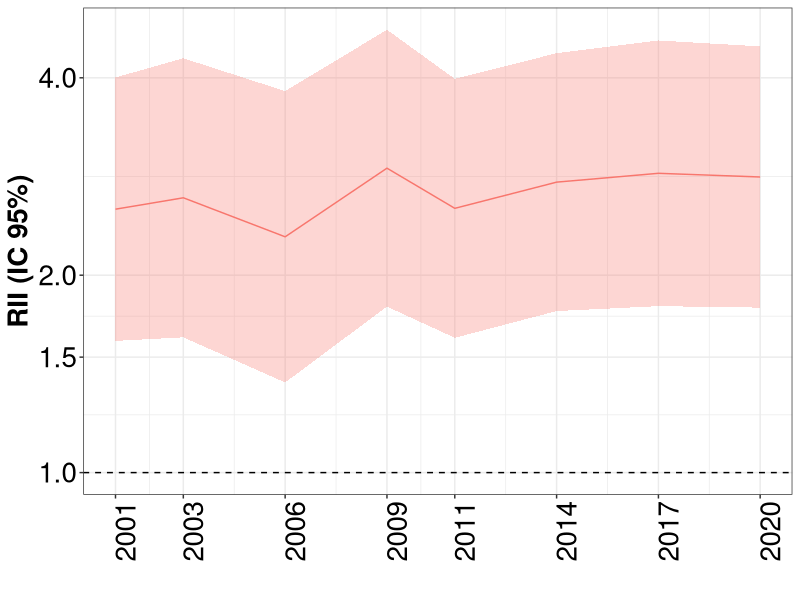
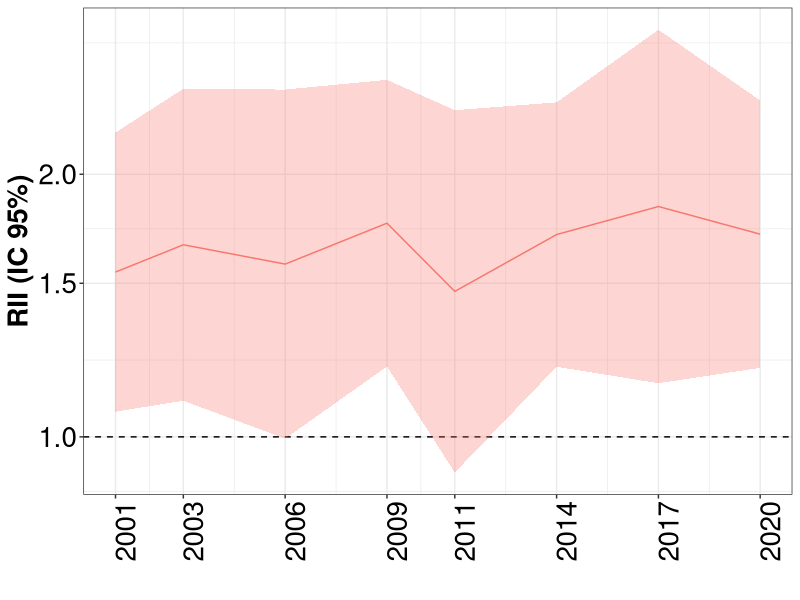
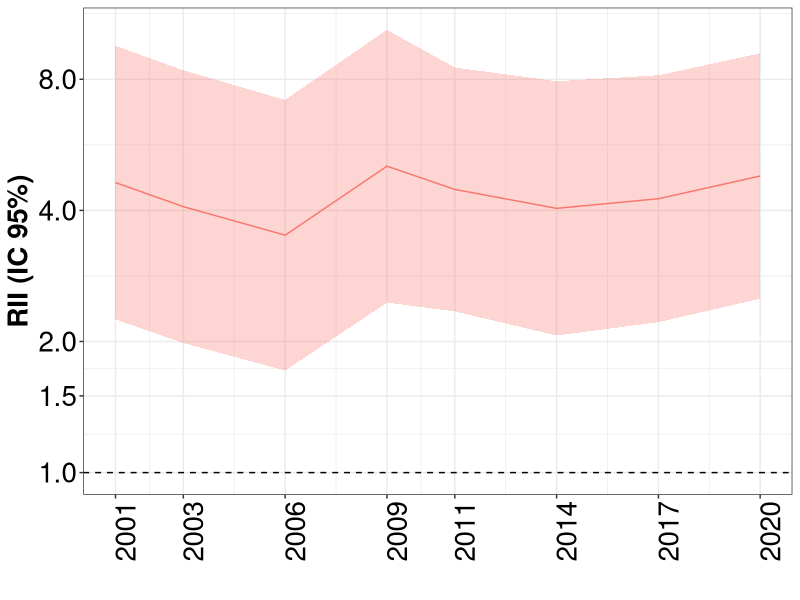
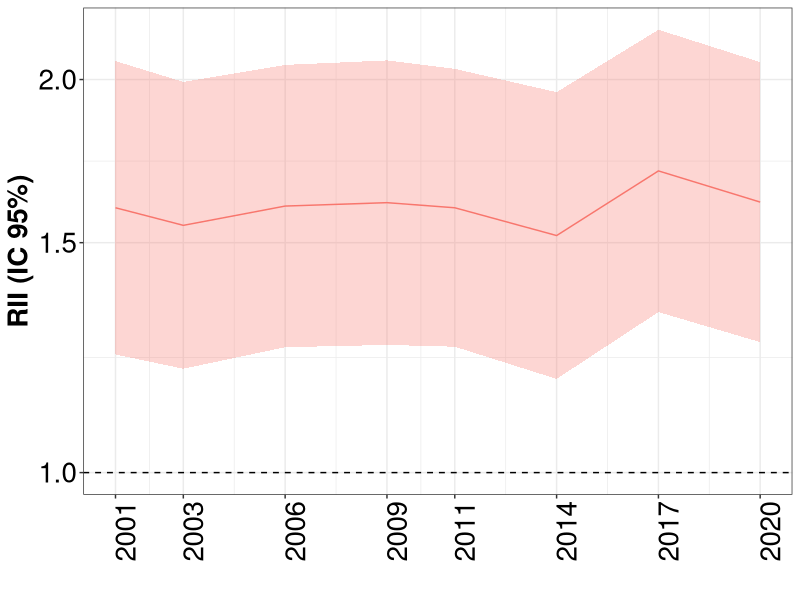
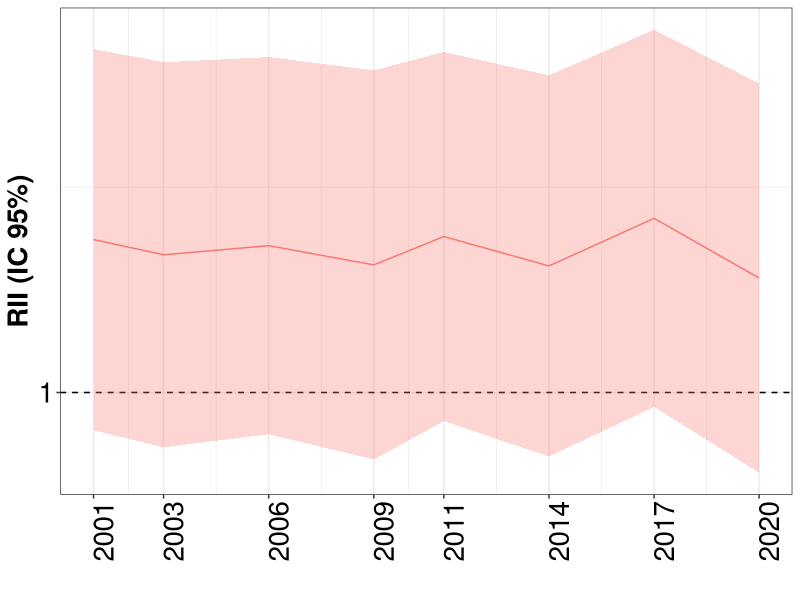
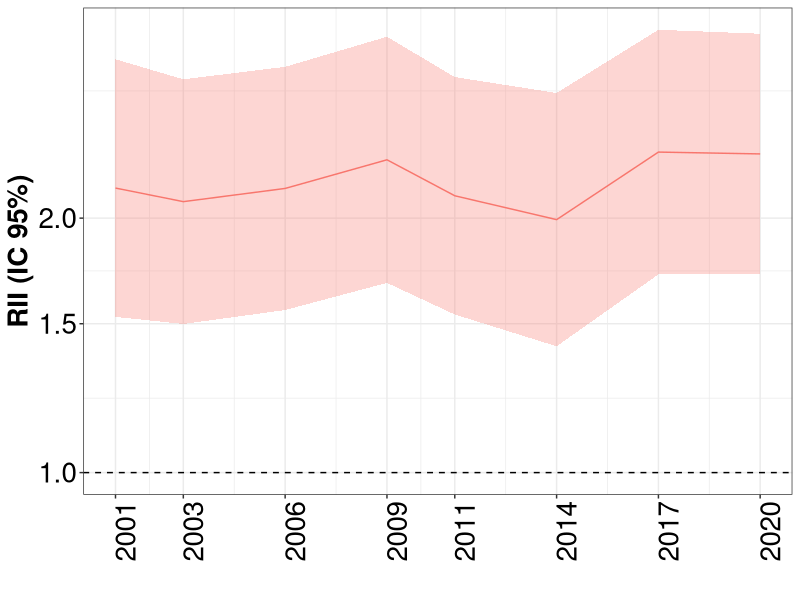
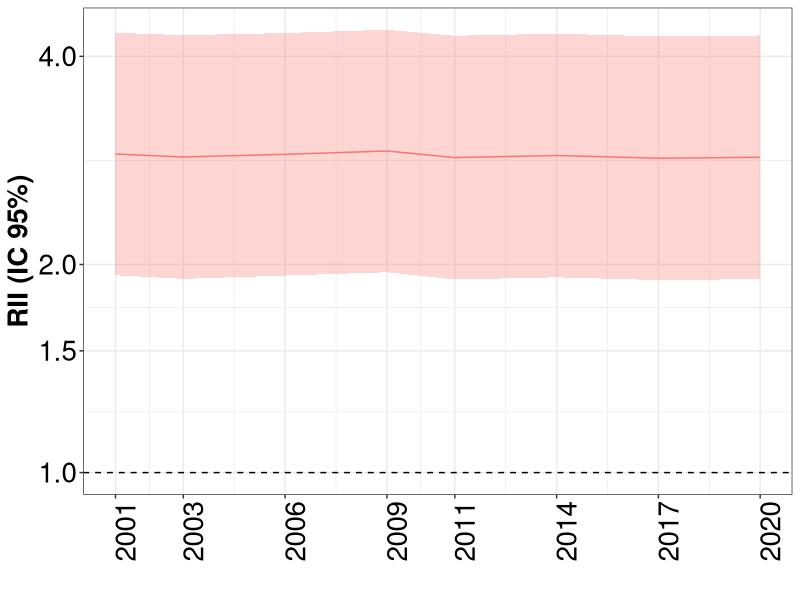
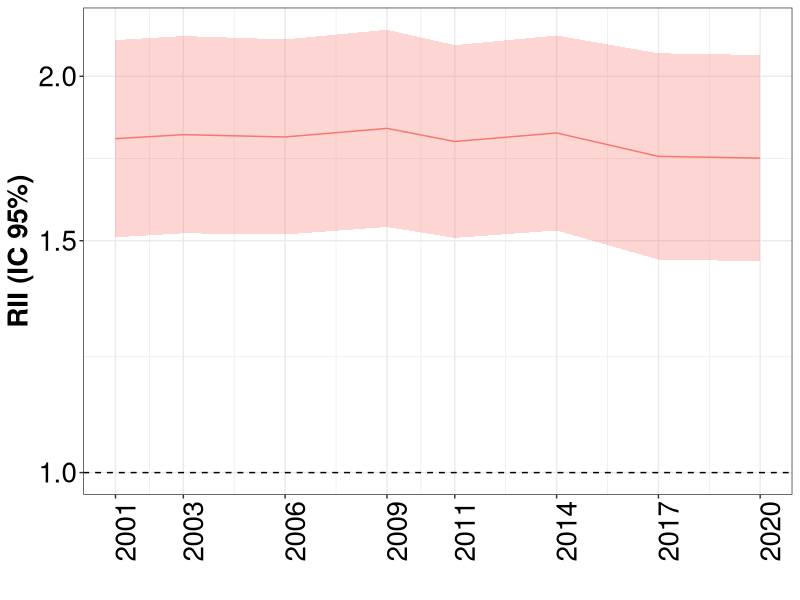

The R script that drew these images, in order:
## ---- chunk 1
knitr::opts_chunk$set(echo = TRUE)
library(tidyverse)
library(readxl)
library(ggplot2)

## ---- chunk 2

desigualdades_rii <- read.csv("rii.csv")
datos_ca <- desigualdades_rii %>%
  filter(abreviatura == "VC")

## ---- chunk 3

datos_ca %>%
  filter(fr =="diabetes", sexo=="Overall") %>%
  ggplot(aes(x=as.Date(encuesta), y=rii, ymin=rii_infci, ymax=rii_supci, group=fr)) +
  geom_hline(yintercept = 1, lty = 2) +
  geom_ribbon(alpha=0.3, aes(fill=fr)) +
  geom_line(aes(color=fr)) +
  scale_y_continuous(trans="log", breaks=c(0.75, 1, 1.5, 2, 4, 8, 16, 32))+
  scale_x_date(date_labels = "%Y", breaks = unique(as.Date(datos_ca$encuesta)))+
  labs(x="", y="RII (IC 95%)")+
  theme_bw()+
  theme(axis.text=element_text(size=20, color="black"),
                  axis.title=element_text(size=20, face="bold", color="black"),
                  axis.text.x = element_text(angle = 90),
                  strip.text = element_text(size=20, face="bold", color="black"),
                  legend.position="none")

## ---- chunk 4

datos_ca %>%
  filter(fr =="diabetes", sexo=="Hombre") %>%
  ggplot(aes(x=as.Date(encuesta), y=rii, ymin=rii_infci, ymax=rii_supci, group=fr)) +
  geom_hline(yintercept = 1, lty = 2) +
  geom_ribbon(alpha=0.3, aes(fill=fr)) +
  geom_line(aes(color=fr)) +
  scale_y_continuous(trans="log", breaks=c(0.75, 1, 1.5, 2, 4, 8, 16, 32))+
  scale_x_date(date_labels = "%Y", breaks = unique(as.Date(datos_ca$encuesta)))+
  labs(x="", y="RII (IC 95%)")+
  theme_bw()+
  theme(axis.text=element_text(size=20, color="black"),
                  axis.title=element_text(size=20, face="bold", color="black"),
                  axis.text.x = element_text(angle = 90),
                  strip.text = element_text(size=20, face="bold", color="black"),
                  legend.position="none")

## ---- chunk 5

datos_ca %>%
  filter(fr =="diabetes", sexo=="Mujeres") %>%
  ggplot(aes(x=as.Date(encuesta), y=rii, ymin=rii_infci, ymax=rii_supci, group=fr)) +
  geom_hline(yintercept = 1, lty = 2) +
  geom_ribbon(alpha=0.3, aes(fill=fr)) +
  geom_line(aes(color=fr)) +
  scale_y_continuous(trans="log", breaks=c(0.75, 1, 1.5, 2, 4, 8, 16, 32))+
  scale_x_date(date_labels = "%Y", breaks = unique(as.Date(datos_ca$encuesta)))+
  labs(x="", y="RII (IC 95%)")+
  theme_bw()+
  theme(axis.text=element_text(size=20, color="black"),
                  axis.title=element_text(size=20, face="bold", color="black"),
                  axis.text.x = element_text(angle = 90),
                  strip.text = element_text(size=20, face="bold", color="black"),
                  legend.position="none")

## ---- chunk 6

datos_ca %>%
  filter(fr =="hta", sexo=="Overall") %>%
  ggplot(aes(x=as.Date(encuesta), y=rii, ymin=rii_infci, ymax=rii_supci, group=fr)) +
  geom_hline(yintercept = 1, lty = 2) +
  geom_ribbon(alpha=0.3, aes(fill=fr)) +
  geom_line(aes(color=fr)) +
  scale_y_continuous(trans="log", breaks=c(0.75, 1, 1.5, 2, 4, 8, 16, 32))+
  scale_x_date(date_labels = "%Y", breaks = unique(as.Date(datos_ca$encuesta)))+
  labs(x="", y="RII (IC 95%)")+
  theme_bw()+
  theme(axis.text=element_text(size=20, color="black"),
                  axis.title=element_text(size=20, face="bold", color="black"),
                  axis.text.x = element_text(angle = 90),
                  strip.text = element_text(size=20, face="bold", color="black"),
                  legend.position="none")
## ---- chunk 7

datos_ca %>%
  filter(fr =="hta", sexo=="Hombre") %>%
  ggplot(aes(x=as.Date(encuesta), y=rii, ymin=rii_infci, ymax=rii_supci, group=fr)) +
  geom_hline(yintercept = 1, lty = 2) +
  geom_ribbon(alpha=0.3, aes(fill=fr)) +
  geom_line(aes(color=fr)) +
  scale_y_continuous(trans="log", breaks=c(0.75, 1, 1.5, 2, 4, 8, 16, 32))+
  scale_x_date(date_labels = "%Y", breaks = unique(as.Date(datos_ca$encuesta)))+
  labs(x="", y="RII (IC 95%)")+
  theme_bw()+
  theme(axis.text=element_text(size=20, color="black"),
                  axis.title=element_text(size=20, face="bold", color="black"),
                  axis.text.x = element_text(angle = 90),
                  strip.text = element_text(size=20, face="bold", color="black"),
                  legend.position="none")

## ---- chunk 8

datos_ca %>%
  filter(fr =="hta", sexo=="Mujeres") %>%
  ggplot(aes(x=as.Date(encuesta), y=rii, ymin=rii_infci, ymax=rii_supci, group=fr)) +
  geom_hline(yintercept = 1, lty = 2) +
  geom_ribbon(alpha=0.3, aes(fill=fr)) +
  geom_line(aes(color=fr)) +
  scale_y_continuous(trans="log", breaks=c(0.75, 1, 1.5, 2, 4, 8, 16, 32))+
  scale_x_date(date_labels = "%Y", breaks = unique(as.Date(datos_ca$encuesta)))+
  labs(x="", y="RII (IC 95%)")+
  theme_bw()+
  theme(axis.text=element_text(size=20, color="black"),
                  axis.title=element_text(size=20, face="bold", color="black"),
                  axis.text.x = element_text(angle = 90),
                  strip.text = element_text(size=20, face="bold", color="black"),
                  legend.position="none")

## ---- chunk 9

datos_ca %>%
  filter(fr =="obesity", sexo=="Overall") %>%
  ggplot(aes(x=as.Date(encuesta), y=rii, ymin=rii_infci, ymax=rii_supci, group=fr)) +
  geom_hline(yintercept = 1, lty = 2) +
  geom_ribbon(alpha=0.3, aes(fill=fr)) +
  geom_line(aes(color=fr)) +
  scale_y_continuous(trans="log", breaks=c(0.75, 1, 1.5, 2, 4, 8, 16, 32))+
  scale_x_date(date_labels = "%Y", breaks = unique(as.Date(datos_ca$encuesta)))+
  labs(x="", y="RII (IC 95%)")+
  theme_bw()+
  theme(axis.text=element_text(size=20, color="black"),
                  axis.title=element_text(size=20, face="bold", color="black"),
                  axis.text.x = element_text(angle = 90),
                  strip.text = element_text(size=20, face="bold", color="black"),
                  legend.position="none")
## ---- chunk 10

datos_ca %>%
  filter(fr =="obesity", sexo=="Hombre") %>%
  ggplot(aes(x=as.Date(encuesta), y=rii, ymin=rii_infci, ymax=rii_supci, group=fr)) +
  geom_hline(yintercept = 1, lty = 2) +
  geom_ribbon(alpha=0.3, aes(fill=fr)) +
  geom_line(aes(color=fr)) +
  scale_y_continuous(trans="log", breaks=c(0.75, 1, 1.5, 2, 4, 8, 16, 32))+
  scale_x_date(date_labels = "%Y", breaks = unique(as.Date(datos_ca$encuesta)))+
  labs(x="", y="RII (IC 95%)")+
  theme_bw()+
  theme(axis.text=element_text(size=20, color="black"),
                  axis.title=element_text(size=20, face="bold", color="black"),
                  axis.text.x = element_text(angle = 90),
                  strip.text = element_text(size=20, face="bold", color="black"),
                  legend.position="none")

## ---- chunk 11

datos_ca %>%
  filter(fr =="obesity", sexo=="Mujeres") %>%
  ggplot(aes(x=as.Date(encuesta), y=rii, ymin=rii_infci, ymax=rii_supci, group=fr)) +
  geom_hline(yintercept = 1, lty = 2) +
  geom_ribbon(alpha=0.3, aes(fill=fr)) +
  geom_line(aes(color=fr)) +
  scale_y_continuous(trans="log", breaks=c(0.75, 1, 1.5, 2, 4, 8, 16, 32))+
  scale_x_date(date_labels = "%Y", breaks = unique(as.Date(datos_ca$encuesta)))+
  labs(x="", y="RII (IC 95%)")+
  theme_bw()+
  theme(axis.text=element_text(size=20, color="black"),
                  axis.title=element_text(size=20, face="bold", color="black"),
                  axis.text.x = element_text(angle = 90),
                  strip.text = element_text(size=20, face="bold", color="black"),
                  legend.position="none")

## ---- chunk 12

datos_ca %>%
  filter(fr =="col", sexo=="Overall") %>%
  ggplot(aes(x=as.Date(encuesta), y=rii, ymin=rii_infci, ymax=rii_supci, group=fr)) +
  geom_hline(yintercept = 1, lty = 2) +
  geom_ribbon(alpha=0.3, aes(fill=fr)) +
  geom_line(aes(color=fr)) +
  scale_y_continuous(trans="log", breaks=c(0.75, 1, 1.5, 2, 4, 8, 16, 32))+
  scale_x_date(date_labels = "%Y", breaks = unique(as.Date(datos_ca$encuesta)))+
  labs(x="", y="RII (IC 95%)")+
  theme_bw()+
  theme(axis.text=element_text(size=20, color="black"),
                  axis.title=element_text(size=20, face="bold", color="black"),
                  axis.text.x = element_text(angle = 90),
                  strip.text = element_text(size=20, face="bold", color="black"),
                  legend.position="none")
## ---- chunk 13

datos_ca %>%
  filter(fr =="col", sexo=="Hombre") %>%
  ggplot(aes(x=as.Date(encuesta), y=rii, ymin=rii_infci, ymax=rii_supci, group=fr)) +
  geom_hline(yintercept = 1, lty = 2) +
  geom_ribbon(alpha=0.3, aes(fill=fr)) +
  geom_line(aes(color=fr)) +
  scale_y_continuous(trans="log", breaks=c(0.75, 1, 1.5, 2, 4, 8, 16, 32))+
  scale_x_date(date_labels = "%Y", breaks = unique(as.Date(datos_ca$encuesta)))+
  labs(x="", y="RII (IC 95%)")+
  theme_bw()+
  theme(axis.text=element_text(size=20, color="black"),
                  axis.title=element_text(size=20, face="bold", color="black"),
                  axis.text.x = element_text(angle = 90),
                  strip.text = element_text(size=20, face="bold", color="black"),
                  legend.position="none")

## ---- chunk 14

datos_ca %>%
  filter(fr =="col", sexo=="Mujeres") %>%
  ggplot(aes(x=as.Date(encuesta), y=rii, ymin=rii_infci, ymax=rii_supci, group=fr)) +
  geom_hline(yintercept = 1, lty = 2) +
  geom_ribbon(alpha=0.3, aes(fill=fr)) +
  geom_line(aes(color=fr)) +
  scale_y_continuous(trans="log", breaks=c(0.75, 1, 1.5, 2, 4, 8, 16, 32))+
  scale_x_date(date_labels = "%Y", breaks = unique(as.Date(datos_ca$encuesta)))+
  labs(x="", y="RII (IC 95%)")+
  theme_bw()+
  theme(axis.text=element_text(size=20, color="black"),
                  axis.title=element_text(size=20, face="bold", color="black"),
                  axis.text.x = element_text(angle = 90),
                  strip.text = element_text(size=20, face="bold", color="black"),
                  legend.position="none")

## ---- chunk 15

datos_ca %>%
  filter(fr =="sedentario", sexo=="Overall") %>%
  ggplot(aes(x=as.Date(encuesta), y=rii, ymin=rii_infci, ymax=rii_supci, group=fr)) +
  geom_hline(yintercept = 1, lty = 2) +
  geom_ribbon(alpha=0.3, aes(fill=fr)) +
  geom_line(aes(color=fr)) +
  scale_y_continuous(trans="log", breaks=c(0.75, 1, 1.5, 2, 4, 8, 16, 32))+
  scale_x_date(date_labels = "%Y", breaks = unique(as.Date(datos_ca$encuesta)))+
  labs(x="", y="RII (IC 95%)")+
  theme_bw()+
  theme(axis.text=element_text(size=20, color="black"),
                  axis.title=element_text(size=20, face="bold", color="black"),
                  axis.text.x = element_text(angle = 90),
                  strip.text = element_text(size=20, face="bold", color="black"),
                  legend.position="none")
## ---- chunk 16

datos_ca %>%
  filter(fr =="sedentario", sexo=="Hombre") %>%
  ggplot(aes(x=as.Date(encuesta), y=rii, ymin=rii_infci, ymax=rii_supci, group=fr)) +
  geom_hline(yintercept = 1, lty = 2) +
  geom_ribbon(alpha=0.3, aes(fill=fr)) +
  geom_line(aes(color=fr)) +
  scale_y_continuous(trans="log", breaks=c(0.75, 1, 1.5, 2, 4, 8, 16, 32))+
  scale_x_date(date_labels = "%Y", breaks = unique(as.Date(datos_ca$encuesta)))+
  labs(x="", y="RII (IC 95%)")+
  theme_bw()+
  theme(axis.text=element_text(size=20, color="black"),
                  axis.title=element_text(size=20, face="bold", color="black"),
                  axis.text.x = element_text(angle = 90),
                  strip.text = element_text(size=20, face="bold", color="black"),
                  legend.position="none")

## ---- chunk 17

datos_ca %>%
  filter(fr =="sedentario", sexo=="Mujeres") %>%
  ggplot(aes(x=as.Date(encuesta), y=rii, ymin=rii_infci, ymax=rii_supci, group=fr)) +
  geom_hline(yintercept = 1, lty = 2) +
  geom_ribbon(alpha=0.3, aes(fill=fr)) +
  geom_line(aes(color=fr)) +
  scale_y_continuous(trans="log", breaks=c(0.75, 1, 1.5, 2, 4, 8, 16, 32))+
  scale_x_date(date_labels = "%Y", breaks = unique(as.Date(datos_ca$encuesta)))+
  labs(x="", y="RII (IC 95%)")+
  theme_bw()+
  theme(axis.text=element_text(size=20, color="black"),
                  axis.title=element_text(size=20, face="bold", color="black"),
                  axis.text.x = element_text(angle = 90),
                  strip.text = element_text(size=20, face="bold", color="black"),
                  legend.position="none")

## ---- chunk 18

datos_ca %>%
  filter(fr =="smoking", sexo=="Overall") %>%
  ggplot(aes(x=as.Date(encuesta), y=rii, ymin=rii_infci, ymax=rii_supci, group=fr)) +
  geom_hline(yintercept = 1, lty = 2) +
  geom_ribbon(alpha=0.3, aes(fill=fr)) +
  geom_line(aes(color=fr)) +
  scale_y_continuous(trans="log", breaks=c(0.75, 1, 1.5, 2, 4, 8, 16, 32))+
  scale_x_date(date_labels = "%Y", breaks = unique(as.Date(datos_ca$encuesta)))+
  labs(x="", y="RII (IC 95%)")+
  theme_bw()+
  theme(axis.text=element_text(size=20, color="black"),
                  axis.title=element_text(size=20, face="bold", color="black"),
                  axis.text.x = element_text(angle = 90),
                  strip.text = element_text(size=20, face="bold", color="black"),
                  legend.position="none")
## ---- chunk 19

datos_ca %>%
  filter(fr =="smoking", sexo=="Hombre") %>%
  ggplot(aes(x=as.Date(encuesta), y=rii, ymin=rii_infci, ymax=rii_supci, group=fr)) +
  geom_hline(yintercept = 1, lty = 2) +
  geom_ribbon(alpha=0.3, aes(fill=fr)) +
  geom_line(aes(color=fr)) +
  scale_y_continuous(trans="log", breaks=c(0.75, 1, 1.5, 2, 4, 8, 16, 32))+
  scale_x_date(date_labels = "%Y", breaks = unique(as.Date(datos_ca$encuesta)))+
  labs(x="", y="RII (IC 95%)")+
  theme_bw()+
  theme(axis.text=element_text(size=20, color="black"),
                  axis.title=element_text(size=20, face="bold", color="black"),
                  axis.text.x = element_text(angle = 90),
                  strip.text = element_text(size=20, face="bold", color="black"),
                  legend.position="none")

## ---- chunk 20

datos_ca %>%
  filter(fr =="smoking", sexo=="Mujeres") %>%
  ggplot(aes(x=as.Date(encuesta), y=rii, ymin=rii_infci, ymax=rii_supci, group=fr)) +
  geom_hline(yintercept = 1, lty = 2) +
  geom_ribbon(alpha=0.3, aes(fill=fr)) +
  geom_line(aes(color=fr)) +
  scale_y_continuous(trans="log", breaks=c(0.75, 1, 1.5, 2, 4, 8, 16, 32))+
  scale_x_date(date_labels = "%Y", breaks = unique(as.Date(datos_ca$encuesta)))+
  labs(x="", y="RII (IC 95%)")+
  theme_bw()+
  theme(axis.text=element_text(size=20, color="black"),
                  axis.title=element_text(size=20, face="bold", color="black"),
                  axis.text.x = element_text(angle = 90),
                  strip.text = element_text(size=20, face="bold", color="black"),
                  legend.position="none")

## ---- chunk 21

datos_ca %>%
  filter(fr =="alcohol", sexo=="Overall") %>%
  ggplot(aes(x=as.Date(encuesta), y=rii, ymin=rii_infci, ymax=rii_supci, group=fr)) +
  geom_hline(yintercept = 1, lty = 2) +
  geom_ribbon(alpha=0.3, aes(fill=fr)) +
  geom_line(aes(color=fr)) +
  scale_y_continuous(trans="log", breaks=c(0.75, 1, 1.5, 2, 4, 8, 16, 32))+
  scale_x_date(date_labels = "%Y", breaks = unique(as.Date(datos_ca$encuesta)))+
  labs(x="", y="RII (IC 95%)")+
  theme_bw()+
  theme(axis.text=element_text(size=20, color="black"),
                  axis.title=element_text(size=20, face="bold", color="black"),
                  axis.text.x = element_text(angle = 90),
                  strip.text = element_text(size=20, face="bold", color="black"),
                  legend.position="none")
## ---- chunk 22

datos_ca %>%
  filter(fr =="alcohol", sexo=="Hombre") %>%
  ggplot(aes(x=as.Date(encuesta), y=rii, ymin=rii_infci, ymax=rii_supci, group=fr)) +
  geom_hline(yintercept = 1, lty = 2) +
  geom_ribbon(alpha=0.3, aes(fill=fr)) +
  geom_line(aes(color=fr)) +
  scale_y_continuous(trans="log", breaks=c(0.75, 1, 1.5, 2, 4, 8, 16, 32))+
  scale_x_date(date_labels = "%Y", breaks = unique(as.Date(datos_ca$encuesta)))+
  labs(x="", y="RII (IC 95%)")+
  theme_bw()+
  theme(axis.text=element_text(size=20, color="black"),
                  axis.title=element_text(size=20, face="bold", color="black"),
                  axis.text.x = element_text(angle = 90),
                  strip.text = element_text(size=20, face="bold", color="black"),
                  legend.position="none")

## ---- chunk 23

datos_ca %>%
  filter(fr =="alcohol", sexo=="Mujeres") %>%
  ggplot(aes(x=as.Date(encuesta), y=rii, ymin=rii_infci, ymax=rii_supci, group=fr)) +
  geom_hline(yintercept = 1, lty = 2) +
  geom_ribbon(alpha=0.3, aes(fill=fr)) +
  geom_line(aes(color=fr)) +
  scale_y_continuous(trans="log", breaks=c(0.75, 1, 1.5, 2, 4, 8, 16, 32))+
  scale_x_date(date_labels = "%Y", breaks = unique(as.Date(datos_ca$encuesta)))+
  labs(x="", y="RII (IC 95%)")+
  theme_bw()+
  theme(axis.text=element_text(size=20, color="black"),
                  axis.title=element_text(size=20, face="bold", color="black"),
                  axis.text.x = element_text(angle = 90),
                  strip.text = element_text(size=20, face="bold", color="black"),
                  legend.position="none")

